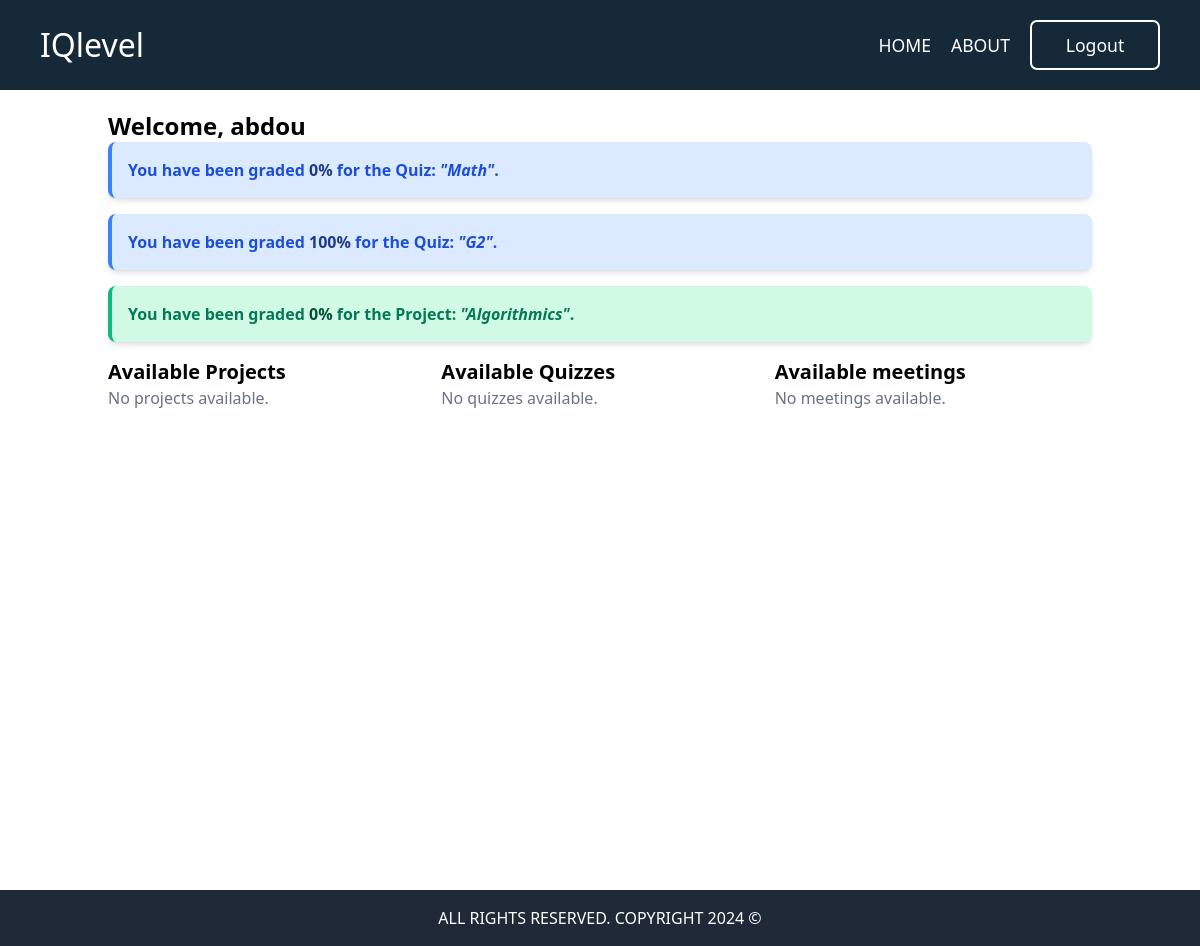
Page /student/ (signed in) on the earlier database version.
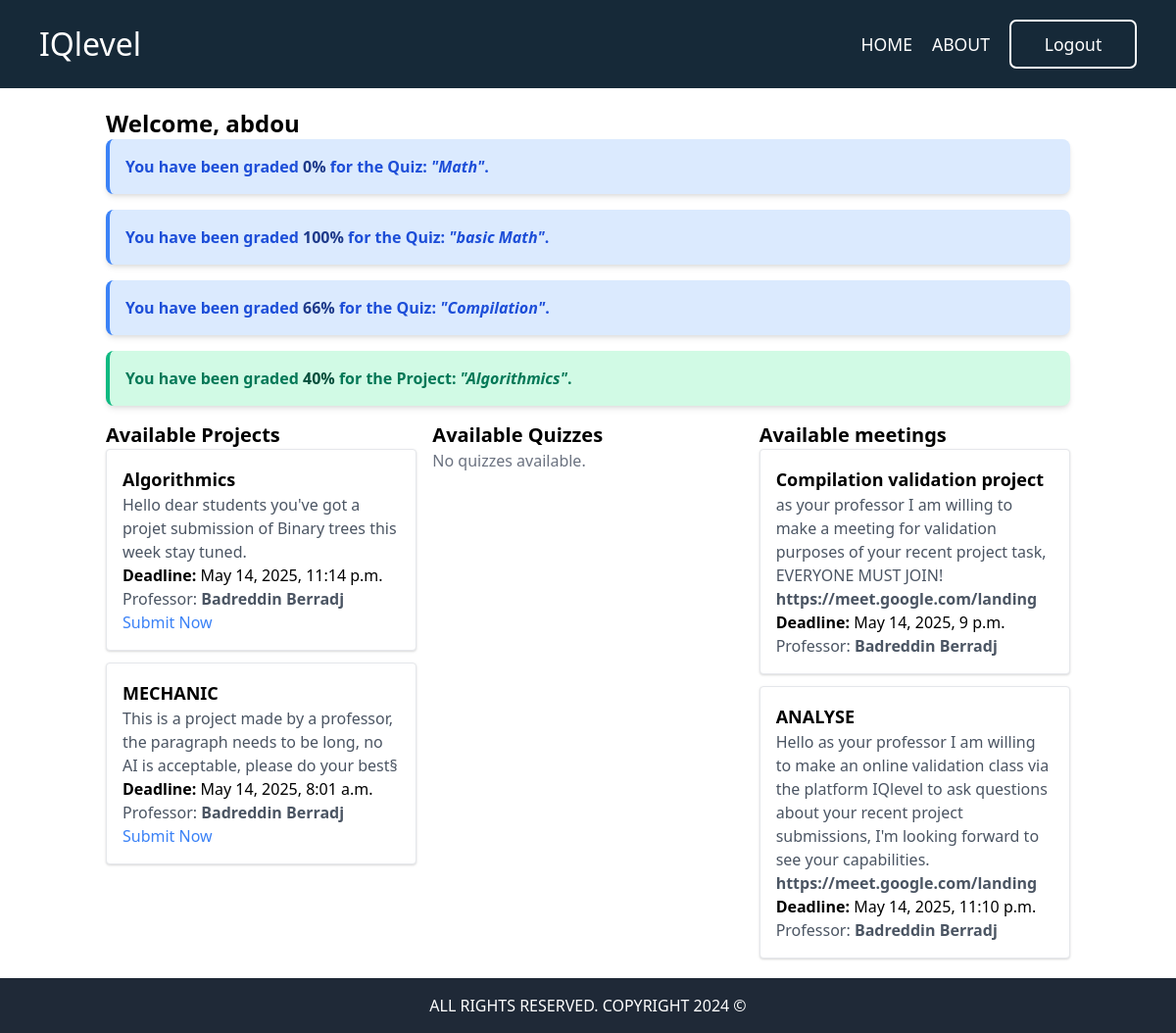
Same page on the later database version.
### results/models.py (models this page shows, shortened)
class Result(models.Model):
    quiz = models.ForeignKey(Quiz, on_delete=models.CASCADE)
    student = models.ForeignKey(Student, on_delete=models.CASCADE)  # ✅ Use AUTH_USER_MODEL
    score = models.IntegerField()
    submitted_at = models.DateTimeField(auto_now_add=True)

### quizes/models.py (models this page shows, shortened)
class Quiz(models.Model):
    name = models.CharField(max_length=120)
    topic = models.CharField(max_length=120)
    number_of_questions = models.IntegerField()
    time = models.IntegerField(help_text="duration of quiz in Minutes")
    difficulty = models.CharField(max_length=6, choices=DIFF_CHOICES)
    required_score = models.IntegerField(help_text="required score to pass the quiz")
    created_by = models.ForeignKey(Professor, on_delete=models.CASCADE)
    start_time = models.DateTimeField()  # Students can access from this time
    end_time = models.DateTimeField()  # Access closes after this time
    groups = models.ManyToManyField(Group)  # Assign quiz to multiple groups
    created_at = models.DateTimeField(auto_now_add=True)
    class Meta:
        verbose_name_plural = "Quizes"

### projetSubmission/models.py (models this page shows, shortened)
class ProjectSubmission(models.Model):
    task = models.ForeignKey(ProjectSubmissionTask, on_delete=models.CASCADE)
    student = models.ForeignKey(Student, on_delete=models.CASCADE)
    file = models.FileField(upload_to="projects/") #don't forget to add a dateTime system to folder naming
    grade = models.IntegerField(null=True, blank=True, default=0)  # Allow professor to manually enter grades

### projetTask/models.py (models this page shows, shortened)
class ProjectSubmissionTask(models.Model):
    title = models.CharField(max_length=200)
    description = models.TextField()
    created_by = models.ForeignKey(Professor, on_delete=models.CASCADE)
    groups = models.ManyToManyField(Group)
    start_time = models.DateTimeField()
    end_time = models.DateTimeField()

### documents/models.py (models this page shows, shortened)
class Professor(models.Model):
    user = models.OneToOneField(CustomUser, on_delete=models.CASCADE)
    groups = models.ManyToManyField(Group, related_name="professors")

class CustomUser(AbstractUser):
    ROLE_CHOICES = (
        ('student', 'student'),
        ('professor', 'professor'),
    )
    id = models.IntegerField(primary_key=True)
    email = models.EmailField(unique=True, blank=True, null=True)
    role = models.CharField(max_length=10, choices=ROLE_CHOICES, default='professor')
    is_active = models.BooleanField(default=False)
    @property
    def is_professor(self):
        return self.role == 'professor'

### meetings/models.py (models this page shows, shortened)
class meeting(models.Model):
    title = models.CharField(max_length=200)
    description = models.TextField()
    link = models.URLField(help_text="recommand using Google meet")
    created_by = models.ForeignKey(Professor, on_delete=models.CASCADE)
    groups = models.ManyToManyField(Group)
    start_time = models.DateTimeField()
    end_time = models.DateTimeField()

### documents/views.py (the view)
# urls.py: path('student/', views.student_dashboard, name='student'),
@login_required
def student_dashboard(request):
    if request.user.is_professor:
        messages.error(request, "You are not authorized!.")
        return redirect('index')
    student = Student.objects.get(user=request.user)
    current_time = now()
    available_projects = ProjectSubmissionTask.objects.filter(
        groups=student.group,
        start_time__lte=current_time,
        end_time__gte=current_time
    ).distinct()
    available_quizzes = Quiz.objects.filter(
        groups=student.group,
        start_time__lte=current_time,
        end_time__gte=current_time
    ).distinct()
    available_meetings = meeting.objects.filter(
        groups=student.group,
        start_time__lte=current_time,
        end_time__gte=current_time
    ).distinct()
    completed_quizzes = Result.objects.filter(student=student).values_list('quiz_id', flat=True)
    available_quizzes = available_quizzes.exclude(id__in=completed_quizzes)
    available_projects = available_projects.exclude(end_time__lt=current_time)
    available_quizzes = available_quizzes.exclude(end_time__lt=current_time)
    available_meetings = available_meetings.exclude(end_time__lt=current_time)
    quiz_results = Result.objects.filter(student=student)
    graded_projects = ProjectSubmission.objects.filter(student=student).exclude(grade=None)
    context = {
        'student': student,
        'available_projects': available_projects,
        'available_quizzes': available_quizzes,
        'available_meetings': available_meetings,
        'quiz_results': quiz_results,
        'graded_projects': graded_projects,
    }
    return render(request, 'pages/student_dashboard.html', context)

### theme/templates/pages/student_dashboard.html (shortened to what the changed rows need)
{% extends 'base.html' %}
{% load static %}
{% block content %}
<div class="container mx-auto p-5 min-h-screen  ">
    <h1 class="text-2xl font-bold">Welcome, {{ student.user.username }}</h1>
<div class="space-y-4">
    {% for result in quiz_results %}
        <div class="bg-blue-100 border-l-4 border-blue-500 text-blue-700 p-4 rounded-lg shadow-md">
            <p class="font-semibold">You have been graded <span class="text-blue-900 font-bold">{{ result.score }}%</span> for the Quiz:
            <span class="italic">"{{ result.quiz.name }}"</span>.</p>
        </div>
    {% endfor %}
    {% for project in graded_projects %}
        <div class="bg-green-100 border-l-4 border-green-500 text-green-700 p-4 rounded-lg shadow-md">
            <p class="font-semibold">You have been graded <span class="text-green-900 font-bold">{{ project.grade }}%</span> for the Project:
            <span class="italic">"{{ project.task.title }}"</span>.</p>
        </div>
    {% endfor %}
</div>
    <div class="grid grid-cols-1 md:grid-cols-3 gap-4 mt-4">
        <div>
            <h2 class="text-xl font-semibold">Available Projects</h2>
            {% if available_projects %}
                <div class="space-y-3">
                    {% for project in available_projects %}
                        <div class="p-4 border rounded shadow bg-white">
                            <h3 class="text-lg font-bold">{{ project.title }}</h3>
                            <p class="text-gray-600">{{ project.description }}</p>
                            <p><strong>Deadline:</strong> {{ project.end_time }}</p>
                            <p class="text-gray-600">Professor:<span class ="font-bold"> {{ project.created_by.user.first_name }} {{ project.created_by.user.last_name }}</span></p>
                            <a href="{% url 'project_submission' project.id %}" class="text-blue-500">Submit Now</a>
                        </div>
                    {% endfor %}
                </div>
            {% else %}
                <p class="text-gray-500">No projects available.</p>
            {% endif %}
        </div>
        <div>
            <h2 class="text-xl font-semibold">Available Quizzes</h2>
        </div>
        <div>
            <h2 class="text-xl font-semibold">Available meetings</h2>
            {% if available_meetings %}
                <div class="space-y-3">
                    {% for meet in available_meetings %}
                        <div class="p-4 border rounded shadow bg-white">
                            <h3 class="text-lg font-bold">{{ meet.title }}</h3>
                            <p class="text-gray-600">{{ meet.description }}</p>
                            <p class="text-gray-600 font-bold">{{ meet.link }}</p>
                            <p><strong>Deadline:</strong> {{ meet.end_time }}</p>
                            <p class="text-gray-600">Professor:<span class ="font-bold"> {{ meet.created_by.user.first_name }} {{ meet.created_by.user.last_name }}</span></p>
                        </div>
                    {% endfor %}
                </div>
            {% else %}
                <p class="text-gray-500">No meetings available.</p>
            {% endif %}
        </div>
    </div>
</div>
{% endblock %}

Differences in the rows shown:
removed Result: score "100", quiz.name "G2"
removed ProjectSubmission: grade "0", task "Algorithmics"
added Result: score "100", quiz.name "basic Math"
added Result: score "66", quiz.name "Compilation"
added ProjectSubmission: grade "40", task "Algorithmics"
now on this page (row edited): ProjectSubmissionTask: title "Algorithmics", description "Hello dear students you've got a projet submission of Binary trees this week stay tuned.", end_time "May 14, 2025, 11:14 p.m.", created_by.user.first_name "Badreddin", created_by.user.last_name "Berradj"
added ProjectSubmissionTask: title "MECHANIC", description "This is a project made by a professor, the paragraph needs to be long, no AI is acceptable, please do your best§", end_time "May 14, 2025, 8:01 a.m.", created_by.user.first_name "Badreddin", created_by.user.last_name "Berradj"
now on this page (row edited): meeting: title "Compilation validation project", description "as your professor I am willing to make a meeting for validation purposes of your recent project task, EVERYONE MUST JOIN!", link "https://meet.google.com/landing", end_time "May 14, 2025, 9 p.m.", created_by.user.first_name "Badreddin", created_by.user.last_name "Berradj"
now on this page (row edited): meeting: title "ANALYSE", description "Hello as your professor I am willing to make an online validation class via the platform IQlevel to ask questions about your recent project submissions, I'm looking forward to see your capabilities.", link "https://meet.google.com/landing", end_time "May 14, 2025, 11:10 p.m.", created_by.user.first_name "Badreddin", created_by.user.last_name "Berradj"
Other differences:
text no longer shown: "No projects available. No meetings available."
